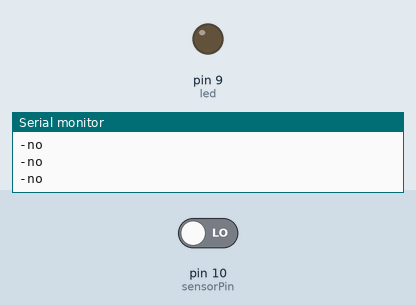
A sketch run on a simulated Arduino Uno, built with avr-gcc and run on an emulated ATmega328P. Parts: output pins drawn as LEDs (lit = HIGH), the last lines printed to the serial monitor. The test bench sets the inputs (shaded band); at power-on: pin 10 (sensorPin) LOW.

Above: at 1.8 s.
1.9 s: pin 10 (sensorPin) driven HIGH
At 2.8 s:
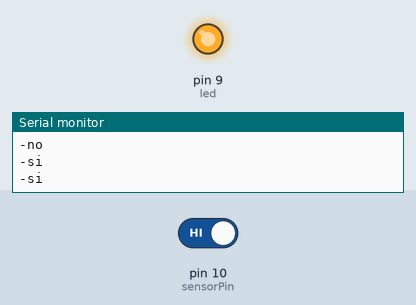
3.5 s: pin 10 (sensorPin) driven LOW
At 3.9 s:
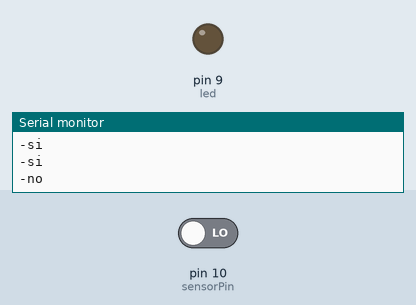
Timing chart, 0 to 6.5 s (numbered marks = the images above; inputs shaded):
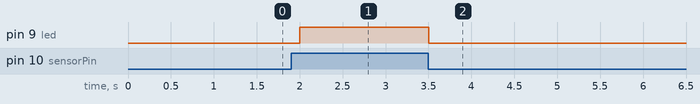

The sketch:

final_inductivo.ino
```cpp
int sensorPin = 10;
int led = 9;


void setup()
{
   Serial.begin(9600);
   Serial.println("inicio");
  // digitalWrite(led, HIGH);
  pinMode(led , OUTPUT);
}

void loop()
{

   bool state = digitalRead(sensorPin);
 // Serial.println("Escaneando");
   //mandar mensaje a puerto serie en función del valor leido
   if (state == HIGH)
   {
      Serial.println("-si");
      digitalWrite(led, HIGH);


      //aquí se ejecutarían las acciones
   }
   else{
     Serial.println("-no");
     digitalWrite(led, LOW);
   }
   delay(500);

}
```

Measured:
- after the input at 1.9 s, pin 9 (led): LOW → HIGH after 0.10 s
- after the input at 3.5 s, pin 9 (led): HIGH → LOW at once
